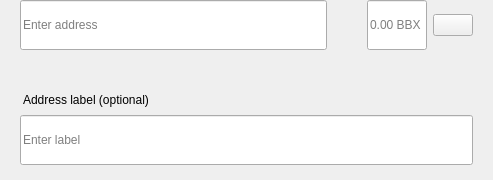
<?xml version="1.0" encoding="UTF-8"?>
<ui version="4.0">
 <class>SendMultiRow</class>
 <widget class="QWidget" name="SendMultiRow">
  <property name="geometry">
   <rect>
    <x>0</x>
    <y>0</y>
    <width>493</width>
    <height>180</height>
   </rect>
  </property>
  <property name="minimumSize">
   <size>
    <width>0</width>
    <height>0</height>
   </size>
  </property>
  <property name="maximumSize">
   <size>
    <width>16777215</width>
    <height>16777215</height>
   </size>
  </property>
  <property name="windowTitle">
   <string>Form</string>
  </property>
  <layout class="QVBoxLayout" name="verticalLayout_3">
   <property name="spacing">
    <number>0</number>
   </property>
   <property name="leftMargin">
    <number>0</number>
   </property>
   <property name="topMargin">
    <number>0</number>
   </property>
   <property name="rightMargin">
    <number>20</number>
   </property>
   <property name="bottomMargin">
    <number>5</number>
   </property>
   <item alignment="Qt::AlignTop">
    <widget class="QWidget" name="widget" native="true">
     <property name="sizePolicy">
      <sizepolicy hsizetype="Expanding" vsizetype="Maximum">
       <horstretch>0</horstretch>
       <verstretch>0</verstretch>
      </sizepolicy>
     </property>
     <property name="minimumSize">
      <size>
       <width>0</width>
       <height>60</height>
      </size>
     </property>
     <property name="maximumSize">
      <size>
       <width>16777215</width>
       <height>85</height>
      </size>
     </property>
     <layout class="QHBoxLayout" name="horizontalLayout" stretch="6,0,2">
      <property name="spacing">
       <number>0</number>
      </property>
      <property name="leftMargin">
       <number>8</number>
      </property>
      <property name="topMargin">
       <number>0</number>
      </property>
      <property name="rightMargin">
       <number>0</number>
      </property>
      <property name="bottomMargin">
       <number>0</number>
      </property>
      <item alignment="Qt::AlignTop">
       <widget class="QStackedWidget" name="stackedAddress">
        <property name="minimumSize">
         <size>
          <width>0</width>
          <height>50</height>
         </size>
        </property>
        <property name="maximumSize">
         <size>
          <width>16777215</width>
          <height>50</height>
         </size>
        </property>
        <widget class="QWidget" name="page_4">
         <property name="sizePolicy">
          <sizepolicy hsizetype="Expanding" vsizetype="Preferred">
           <horstretch>0</horstretch>
           <verstretch>0</verstretch>
          </sizepolicy>
         </property>
         <property name="minimumSize">
          <size>
           <width>0</width>
           <height>50</height>
          </size>
         </property>
         <property name="maximumSize">
          <size>
           <width>16777215</width>
           <height>55</height>
          </size>
         </property>
         <layout class="QVBoxLayout" name="verticalLayout_7">
          <property name="spacing">
           <number>0</number>
          </property>
          <property name="leftMargin">
           <number>12</number>
          </property>
          <property name="topMargin">
           <number>0</number>
          </property>
          <property name="rightMargin">
           <number>0</number>
          </property>
          <property name="bottomMargin">
           <number>0</number>
          </property>
          <item>
           <widget class="QLineEdit" name="lineEditAddress">
            <property name="minimumSize">
             <size>
              <width>0</width>
              <height>50</height>
             </size>
            </property>
            <property name="maximumSize">
             <size>
              <width>16777215</width>
              <height>50</height>
             </size>
            </property>
            <property name="placeholderText">
             <string>Enter address</string>
            </property>
           </widget>
          </item>
         </layout>
        </widget>
        <widget class="QWidget" name="page_3"/>
       </widget>
      </item>
      <item>
       <spacer name="horizontalSpacer_3">
        <property name="orientation">
         <enum>Qt::Horizontal</enum>
        </property>
        <property name="sizeType">
         <enum>QSizePolicy::Fixed</enum>
        </property>
        <property name="sizeHint" stdset="0">
         <size>
          <width>40</width>
          <height>20</height>
         </size>
        </property>
       </spacer>
      </item>
      <item>
       <layout class="QHBoxLayout" name="horizontalLayout_2">
        <property name="spacing">
         <number>6</number>
        </property>
        <item alignment="Qt::AlignTop">
         <widget class="QLineEdit" name="lineEditAmount">
          <property name="sizePolicy">
           <sizepolicy hsizetype="Expanding" vsizetype="Preferred">
            <horstretch>0</horstretch>
            <verstretch>0</verstretch>
           </sizepolicy>
          </property>
          <property name="minimumSize">
           <size>
            <width>0</width>
            <height>50</height>
           </size>
          </property>
          <property name="maximumSize">
           <size>
            <width>16777215</width>
            <height>50</height>
           </size>
          </property>
          <property name="maxLength">
           <number>17</number>
          </property>
          <property name="alignment">
           <set>Qt::AlignLeading|Qt::AlignLeft|Qt::AlignVCenter</set>
          </property>
          <property name="placeholderText">
           <string notr="true">0.00 BBX</string>
          </property>
         </widget>
        </item>
        <item>
         <layout class="QVBoxLayout" name="verticalLayout">
          <property name="topMargin">
           <number>14</number>
          </property>
          <property name="bottomMargin">
           <number>0</number>
          </property>
          <item alignment="Qt::AlignTop">
           <widget class="QPushButton" name="btnMenu">
            <property name="minimumSize">
             <size>
              <width>0</width>
              <height>0</height>
             </size>
            </property>
            <property name="maximumSize">
             <size>
              <width>16777215</width>
              <height>16777215</height>
             </size>
            </property>
            <property name="focusPolicy">
             <enum>Qt::NoFocus</enum>
            </property>
            <property name="text">
             <string/>
            </property>
           </widget>
          </item>
         </layout>
        </item>
       </layout>
      </item>
     </layout>
    </widget>
   </item>
   <item>
    <widget class="QWidget" name="layoutLabel" native="true">
     <property name="minimumSize">
      <size>
       <width>0</width>
       <height>0</height>
      </size>
     </property>
     <property name="maximumSize">
      <size>
       <width>16777215</width>
       <height>16777215</height>
      </size>
     </property>
     <layout class="QVBoxLayout" name="verticalLayout_9">
      <property name="spacing">
       <number>6</number>
      </property>
      <property name="leftMargin">
       <number>20</number>
      </property>
      <property name="topMargin">
       <number>0</number>
      </property>
      <property name="rightMargin">
       <number>0</number>
      </property>
      <property name="bottomMargin">
       <number>10</number>
      </property>
      <item>
       <spacer name="verticalSpacer">
        <property name="orientation">
         <enum>Qt::Vertical</enum>
        </property>
        <property name="sizeType">
         <enum>QSizePolicy::Fixed</enum>
        </property>
        <property name="sizeHint" stdset="0">
         <size>
          <width>20</width>
          <height>20</height>
         </size>
        </property>
       </spacer>
      </item>
      <item>
       <widget class="QLabel" name="labelSubtitleDescription">
        <property name="styleSheet">
         <string notr="true">margin-bottom:2px;
margin-left:0.05px;
padding:0px;</string>
        </property>
        <property name="text">
         <string>Address label (optional)</string>
        </property>
       </widget>
      </item>
      <item>
       <widget class="QLineEdit" name="lineEditDescription">
        <property name="minimumSize">
         <size>
          <width>0</width>
          <height>50</height>
         </size>
        </property>
        <property name="maximumSize">
         <size>
          <width>16777215</width>
          <height>50</height>
         </size>
        </property>
        <property name="placeholderText">
         <string>Enter label</string>
        </property>
       </widget>
      </item>
     </layout>
    </widget>
   </item>
  </layout>
 </widget>
 <resources/>
 <connections/>
</ui>
